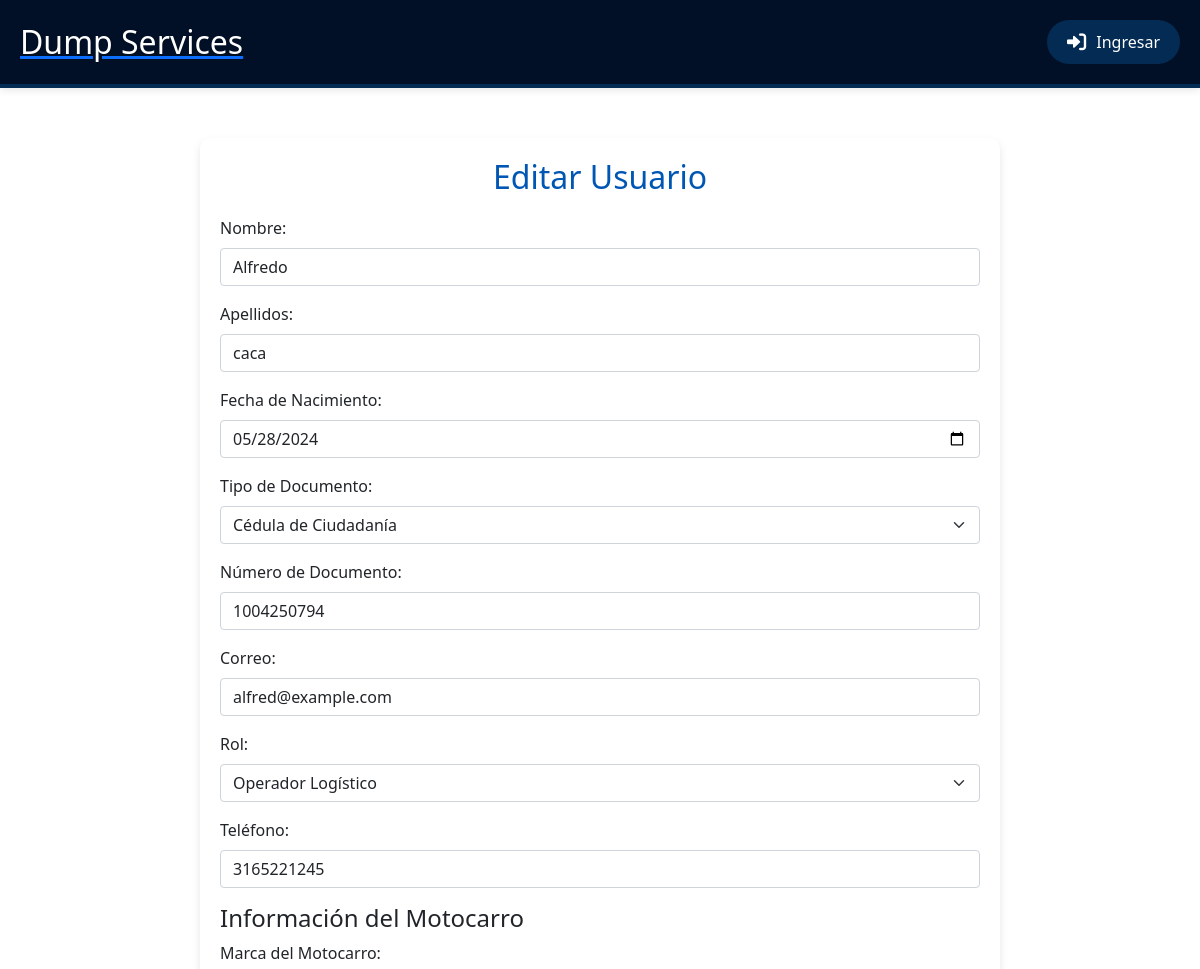
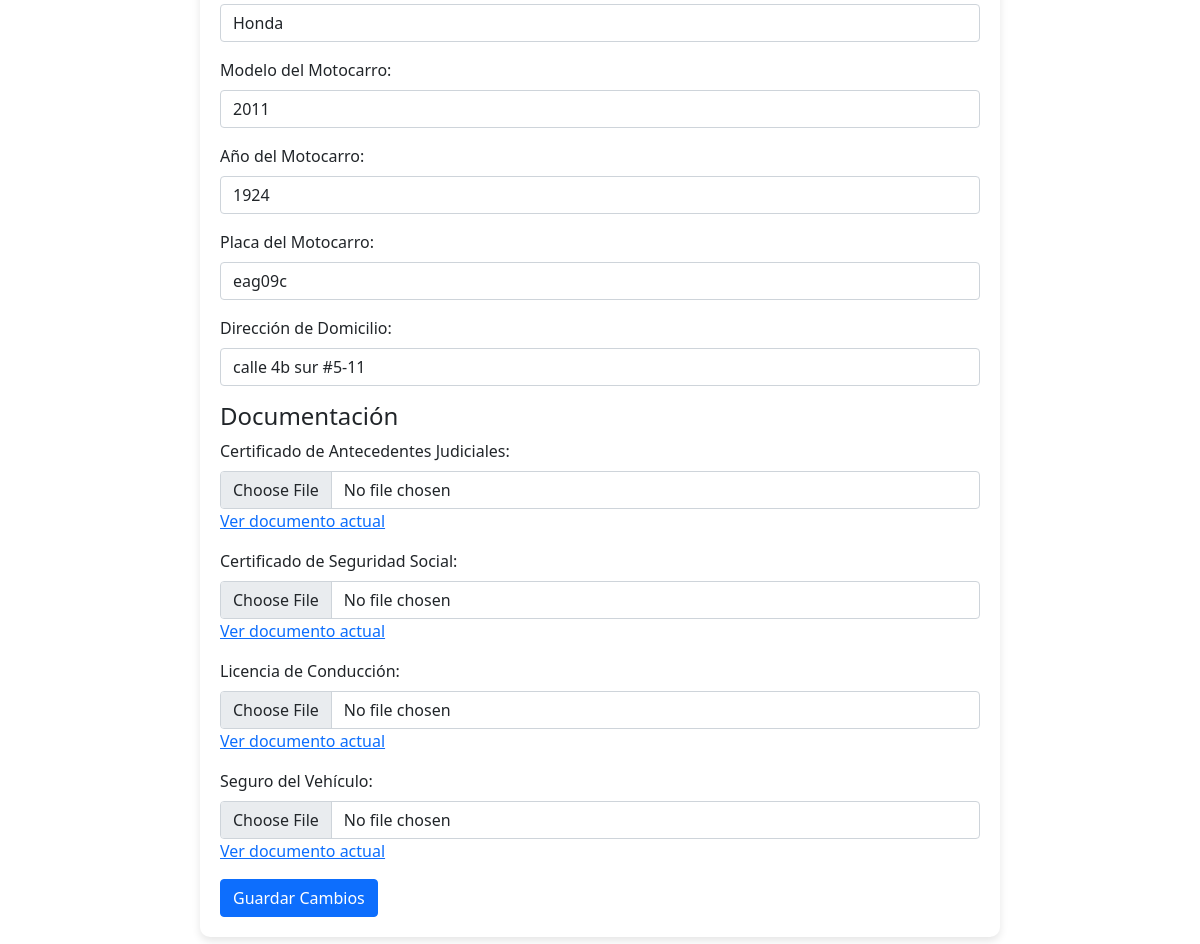
The app's page /edit_usuario.php?id=11 with its own data (2 pictures, top to bottom).
### tables this page shows
CREATE TABLE `usuarios` (
  `id` int(11) NOT NULL,
  `nombre` varchar(50) NOT NULL,
  `apellidos` varchar(50) NOT NULL,
  `fecha_nacimiento` date NOT NULL,
  `tipo_documento` enum('cc','ce') NOT NULL,
  `numero_documento` varchar(20) NOT NULL,
  `correo` varchar(100) NOT NULL,
  `rol` enum('administrador','operador_logistico','solicitante_transporte') NOT NULL,
  `contrasena` varchar(255) NOT NULL,
  `telefono` varchar(20) DEFAULT NULL
);

CREATE TABLE `operarios` (
  `id_operario` int(11) NOT NULL,
  `id_usuario` int(11) DEFAULT NULL,
  `marca_motocarro` varchar(100) DEFAULT NULL,
  `modelo_motocarro` varchar(100) DEFAULT NULL,
  `año_motocarro` int(11) DEFAULT NULL,
  `placa_motocarro` varchar(20) DEFAULT NULL,
  `foto_motocarro` varchar(255) DEFAULT NULL,
  `foto_2` varchar(255) DEFAULT NULL,
  `foto_3` varchar(255) DEFAULT NULL,
  `foto_4` varchar(255) DEFAULT NULL,
  `foto_5` varchar(255) DEFAULT NULL,
  `foto_6` varchar(255) DEFAULT NULL,
  `foto_7` varchar(255) DEFAULT NULL,
  `foto_8` varchar(255) DEFAULT NULL,
  `foto_9` varchar(255) DEFAULT NULL,
  `foto_10` varchar(255) DEFAULT NULL,
  `direccion_domicilio` varchar(255) DEFAULT NULL,
  `certificado_antecedentes_judiciales` varchar(255) DEFAULT NULL,
  `certificado_seguridad_social` varchar(255) DEFAULT NULL,
  `licencia_conduccion` varchar(50) DEFAULT NULL,
  `seguro_vehiculo` varchar(255) DEFAULT NULL,
  `calificacion` int(11) DEFAULT NULL,
  `otros_detalles` text DEFAULT NULL
);

### edit_usuario.php (the view, shortened to what this page needs)
<?php
include 'conexion.php';
include 'header.php';
$user = [];
$operario = [];
if (isset($_GET['id'])) {
    $userId = $_GET['id'];
    $sql = "SELECT * FROM usuarios WHERE id = $userId";
    $result = $conn->query($sql);
    $user = $result->fetch_assoc();
    if ($user['rol'] == 'operador_logistico') {
        $sql_operario = "SELECT * FROM operarios WHERE id_usuario = $userId";
        $result_operario = $conn->query($sql_operario);
        $operario = $result_operario->fetch_assoc();
    }
}
?>
<!DOCTYPE html>
<html lang="es">
<head>
    <link href="https://cdn.jsdelivr.net/npm/bootstrap@5.1.3/dist/css/bootstrap.min.css" rel="stylesheet">
</head>
<body>
    <div class="container">
        <h2>Editar Usuario</h2>
        <form action="edit_usuario.php" method="POST" enctype="multipart/form-data">
            <div class="mb-3">
                <label for="nombre" class="form-label">Nombre:</label>
                <input type="text" class="form-control" id="nombre" name="nombre" value="<?php echo $user['nombre']; ?>" required>
            </div>
            <div class="mb-3">
                <label for="apellidos" class="form-label">Apellidos:</label>
                <input type="text" class="form-control" id="apellidos" name="apellidos" value="<?php echo $user['apellidos']; ?>" required>
            </div>
            <div class="mb-3">
                <label for="fecha_nacimiento" class="form-label">Fecha de Nacimiento:</label>
                <input type="date" class="form-control" id="fecha_nacimiento" name="fecha_nacimiento" value="<?php echo $user['fecha_nacimiento']; ?>" required>
            </div>
            <div class="mb-3">
                <label for="tipo_documento" class="form-label">Tipo de Documento:</label>
                <select class="form-select" id="tipo_documento" name="tipo_documento" required>
                    <option value="cc" <?php echo ($user['tipo_documento'] == 'cc') ? 'selected' : ''; ?>>Cédula de Ciudadanía</option>
                </select>
            </div>
            <div class="mb-3">
                <label for="numero_documento" class="form-label">Número de Documento:</label>
                <input type="text" class="form-control" id="numero_documento" name="numero_documento" value="<?php echo $user['numero_documento']; ?>" required>
            </div>
            <div class="mb-3">
                <label for="correo" class="form-label">Correo:</label>
                <input type="email" class="form-control" id="correo" name="correo" value="<?php echo $user['correo']; ?>" required>
            </div>
            <div class="mb-3">
                <label for="rol" class="form-label">Rol:</label>
                <select class="form-select" id="rol" name="rol" required>
                    <option value="operador_logistico" <?php echo ($user['rol'] == 'operador_logistico') ? 'selected' : ''; ?>>Operador Logístico</option>
                </select>
            </div>
            <div class="mb-3">
                <label for="telefono" class="form-label">Teléfono:</label>
                <input type="text" class="form-control" id="telefono" name="telefono" value="<?php echo $user['telefono']; ?>">
            </div>
            <div id="operario-fields" style="display: <?php echo ($user['rol'] == 'operador_logistico') ? 'block' : 'none'; ?>;">
                <h4>Información del Motocarro</h4>
                <div class="mb-3">
                    <label for="marca_motocarro" class="form-label">Marca del Motocarro:</label>
                    <input type="text" class="form-control" id="marca_motocarro" name="marca_motocarro" value="<?php echo isset($operario['marca_motocarro']) ? $operario['marca_motocarro'] : ''; ?>">
                </div>
                <div class="mb-3">
                    <label for="modelo_motocarro" class="form-label">Modelo del Motocarro:</label>
                    <input type="text" class="form-control" id="modelo_motocarro" name="modelo_motocarro" value="<?php echo isset($operario['modelo_motocarro']) ? $operario['modelo_motocarro'] : ''; ?>">
                </div>
                <div class="mb-3">
                    <label for="ano_motocarro" class="form-label">Año del Motocarro:</label>
                    <input type="number" class="form-control" id="ano_motocarro" name="ano_motocarro" value="<?php echo isset($operario['año_motocarro']) ? $operario['año_motocarro'] : ''; ?>">
                </div>
                <div class="mb-3">
                    <label for="placa_motocarro" class="form-label">Placa del Motocarro:</label>
                    <input type="text" class="form-control" id="placa_motocarro" name="placa_motocarro" value="<?php echo isset($operario['placa_motocarro']) ? $operario['placa_motocarro'] : ''; ?>">
                </div>
                <div class="mb-3">
                    <label for="direccion_domicilio" class="form-label">Dirección de Domicilio:</label>
                    <input type="text" class="form-control" id="direccion_domicilio" name="direccion_domicilio" value="<?php echo isset($operario['direccion_domicilio']) ? $operario['direccion_domicilio'] : ''; ?>">
                </div>
                <h4>Documentación</h4>
                <div class="documentacion">
                    <div class="mb-3">
                        <label for="certificado_antecedentes_judiciales" class="form-label">Certificado de Antecedentes Judiciales:</label>
                        <input type="file" class="form-control" id="certificado_antecedentes_judiciales" name="certificado_antecedentes_judiciales">
                        <?php if (isset($operario['certificado_antecedentes_judiciales'])): ?>
                            <a href="<?php echo $operario['certificado_antecedentes_judiciales']; ?>" target="_blank">Ver documento actual</a>
                        <?php endif; ?>
                    </div>
                    <div class="mb-3">
                        <label for="certificado_seguridad_social" class="form-label">Certificado de Seguridad Social:</label>
                        <input type="file" class="form-control" id="certificado_seguridad_social" name="certificado_seguridad_social">
                        <?php if (isset($operario['certificado_seguridad_social'])): ?>
                            <a href="<?php echo $operario['certificado_seguridad_social']; ?>" target="_blank">Ver documento actual</a>
                        <?php endif; ?>
                    </div>
                    <div class="mb-3">
                        <label for="licencia_conduccion" class="form-label">Licencia de Conducción:</label>
                        <input type="file" class="form-control" id="licencia_conduccion" name="licencia_conduccion">
                        <?php if (isset($operario['licencia_conduccion'])): ?>
                            <a href="<?php echo $operario['licencia_conduccion']; ?>" target="_blank">Ver documento actual</a>
                        <?php endif; ?>
                    </div>
                    <div class="mb-3">
                        <label for="seguro_vehiculo" class="form-label">Seguro del Vehículo:</label>
                        <input type="file" class="form-control" id="seguro_vehiculo" name="seguro_vehiculo">
                        <?php if (isset($operario['seguro_vehiculo'])): ?>
                            <a href="<?php echo $operario['seguro_vehiculo']; ?>" target="_blank">Ver documento actual</a>
                        <?php endif; ?>
                    </div>
                </div>
            </div>
            <button type="submit" name="edit_user" class="btn btn-primary">Guardar Cambios</button>
        </form>
    </div>
</body>
</html>

### header.php (style rules this page uses)
:root { --primary-color: #032b53; --secondary-color: #064575; --background-color: #f2f2f2; --header-background: #021027; --header-shadow: rgba(0, 0, 0, 0.1); --header-border: #032b53; --text-color: #333; --button-border-radius: 50px; --transition-speed: 0.3s; }
* { margin: 0; padding: 0; box-sizing: border-box; }
body { font-family: 'Segoe UI', Tahoma, Geneva, Verdana, sans-serif; background-color: var(--background-color); color: var(--text-color); }
a { text-decoration: none; }

### edit_usuario.php (style rules this page uses)
.container { max-width: 800px; margin: 50px auto; padding: 20px; background-color: #ffffff; border-radius: 10px; box-shadow: 0 4px 8px rgba(0, 0, 0, 0.1); }
h2 { text-align: center; color: #0056b3; margin-bottom: 20px; }

### records on screen
usuarios: nombre "Alfredo", apellidos "caca", fecha_nacimiento "05/28/2024", tipo_documento "Cédula de Ciudadanía", numero_documento "1004250794", correo "alfred@example.com", rol "Operador Logístico", telefono "3165221245"
operarios: marca_motocarro "Honda", modelo_motocarro "2011", ano_motocarro "1924", placa_motocarro "eag09c", direccion_domicilio "calle 4b sur #5-11"
